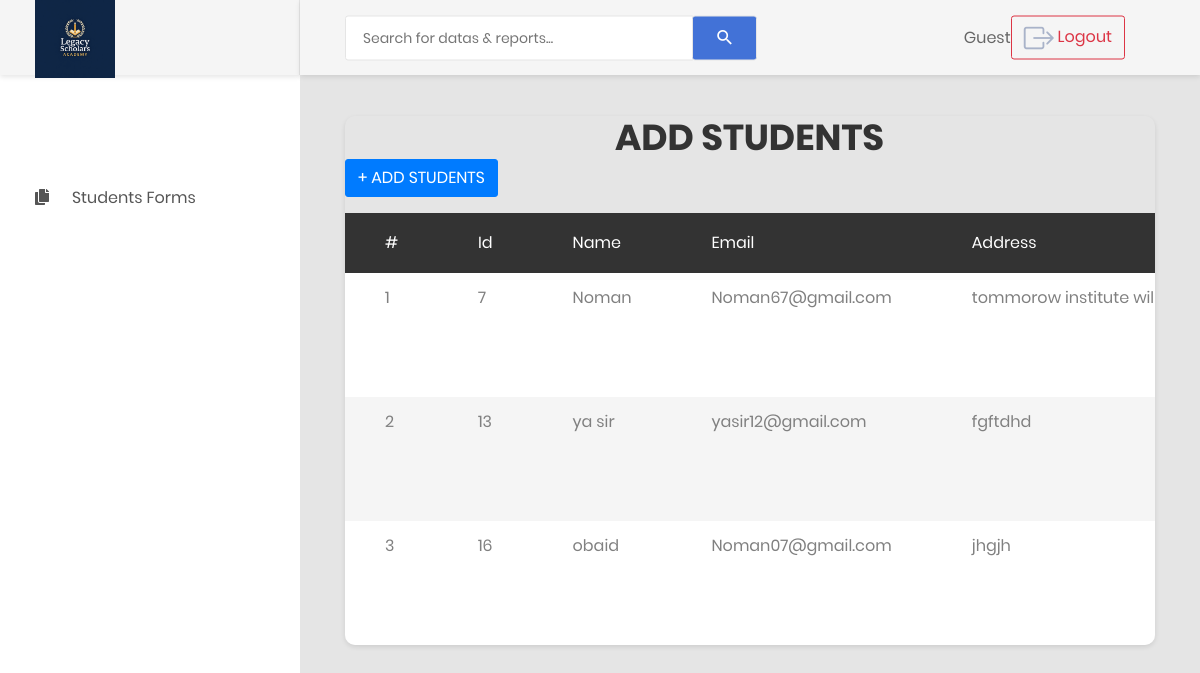
The page /view.php on the database its author committed.
### tables this page shows
CREATE TABLE `student_inquiry` (
  `id` int(11) NOT NULL,
  `name` varchar(255) NOT NULL,
  `email` varchar(255) NOT NULL,
  `Address` text DEFAULT NULL,
  `gender` varchar(20) NOT NULL,
  `Phone` varchar(20) DEFAULT NULL,
  `photo` varchar(250) DEFAULT NULL
);

### view.php (the view, shortened to what this page needs)
<?php
include('inc.header.php');
$sql = "SELECT * FROM student_inquiry";
$result = mysqli_query($conn, $sql);
?>
<div class="main-content">
                <div class="section__content section__content--p30">
                    <div class="container-fluid">
                        <div class="row">
                            <div class="col-lg-12">
                                <div class="table-responsive table--no-card m-b-30">
                                    <h1 class="text-center">ADD STUDENTS</h1>
                                 <a href="form.php" type="button" class="btn btn-primary mb-3">+ ADD STUDENTS</a>
        <table class="table table-borderless table-striped table-earning">
            <thead>
                <tr>
                    <th>#</th>
                    <th>id</th>
                    <th>Name</th>
                    <th>Email</th>
                    <th>Address</th>
                </tr>
            </thead>
            <tbody>
                <?php
                $srno = 1;
                while($row=mysqli_fetch_assoc($result)){?>
                    <tr>
                        <td scope="row"><?php echo $srno++; ?></td>
                        <td><?php echo $row['id']; ?></td>
                        <td><?php echo $row['name']; ?></td>
                        <td><?php echo $row['email']; ?></td>
                        <td><?php echo $row['Address']; ?></td>
                    </tr>
                <?php }?>
            </tbody>
        </table>
        </div>
        </div>
        <?php
        include('inc.footer.php');
        ?>
</html>

### inc.header.php (shortened to what this page needs)
<head>
    <link href="css/font-face.css" rel="stylesheet" media="all">
    <link href="vendor/font-awesome-5/css/fontawesome-all.min.css" rel="stylesheet" media="all">
    <link href="vendor/font-awesome-4.7/css/font-awesome.min.css" rel="stylesheet" media="all">
    <link href="vendor/mdi-font/css/material-design-iconic-font.min.css" rel="stylesheet" media="all">
    <link href="vendor/bootstrap-4.1/bootstrap.min.css" rel="stylesheet" media="all">
    <link href="https://cdn.jsdelivr.net/npm/bootstrap-icons@1.13.1/font/bootstrap-icons.min.css" rel="stylesheet">
    <link href="vendor/animsition/animsition.min.css" rel="stylesheet" media="all">
    <link href="vendor/bootstrap-progressbar/bootstrap-progressbar-3.3.4.min.css" rel="stylesheet" media="all">
    <link href="vendor/wow/animate.css" rel="stylesheet" media="all">
    <link href="vendor/css-hamburgers/hamburgers.min.css" rel="stylesheet" media="all">
    <link href="vendor/slick/slick.css" rel="stylesheet" media="all">
    <link href="vendor/select2/select2.min.css" rel="stylesheet" media="all">
    <link href="vendor/perfect-scrollbar/perfect-scrollbar.css" rel="stylesheet" media="all">
    <link href="css/theme.css" rel="stylesheet" media="all">
</head>
<body class="animsition">
    <div class="page-wrapper">
        <aside class="menu-sidebar d-none d-lg-block">
            <div class="logo">
                <a href="#">
                    <img src="images/icon/logo.jpg" alt="Cool Admin" width="80px" height="100px"/>
                </a>
            </div>
            <div class="menu-sidebar__content js-scrollbar1">
                <nav class="navbar-sidebar">
                    <ul class="list-unstyled navbar__list">
                        <li class="has-sub">
                            <a class="js-arrow" href="">
                        </li>
                      <li class="has-sub">
    <a class="js-arrow" href="#">
        <i class="fas fa-copy"></i> Students Forms
    </a>
</li>
                    </ul>
                </nav>
            </div>
        </aside>
        <div class="page-container">
            <header class="header-desktop">
    <div class="section__content section__content--p30">
        <div class="container-fluid">
            <div class="header-wrap">
                <form class="form-header" action="" method="POST">
                    <input class="au-input au-input--xl" type="text" name="search" placeholder="Search for datas &amp; reports..." />
                    <button class="au-btn--submit" type="submit">
                        <i class="zmdi zmdi-search"></i>
                    </button>
                </form>
                <div class="header-button">
                    <div class="noti-wrap">
                        <div class="noti__item"
                        >
                <div class="d-flex">
                    <span class="text-black me-3 align-self-center">
                        <?php echo $_SESSION['user_names'] ?? 'Guest'; ?>
                    </span>
                    <a href="login.php?action=logout" class="btn btn-outline-danger">
                        <i class="bi bi-box-arrow-right"></i> Logout
                    </a>
                </div>
                </div>
            </div>
        </div>
    </div>
</header>

### inc.footer.php (shortened to what this page needs)
</div>
    </div>
</body>
</html>

### rows shown on the page
student_inquiry: id "7", name "Noman", email "Noman67@gmail.com", Address "tommorow institute…"
student_inquiry: id "13", name "ya sir", email "yasir12@gmail.com", Address "fgftdhd"
student_inquiry: id "16", name "obaid", email "Noman07@gmail.com", Address "jhgjh"

### other values the page prints
$_SESSION['user_names'] "Guest"
